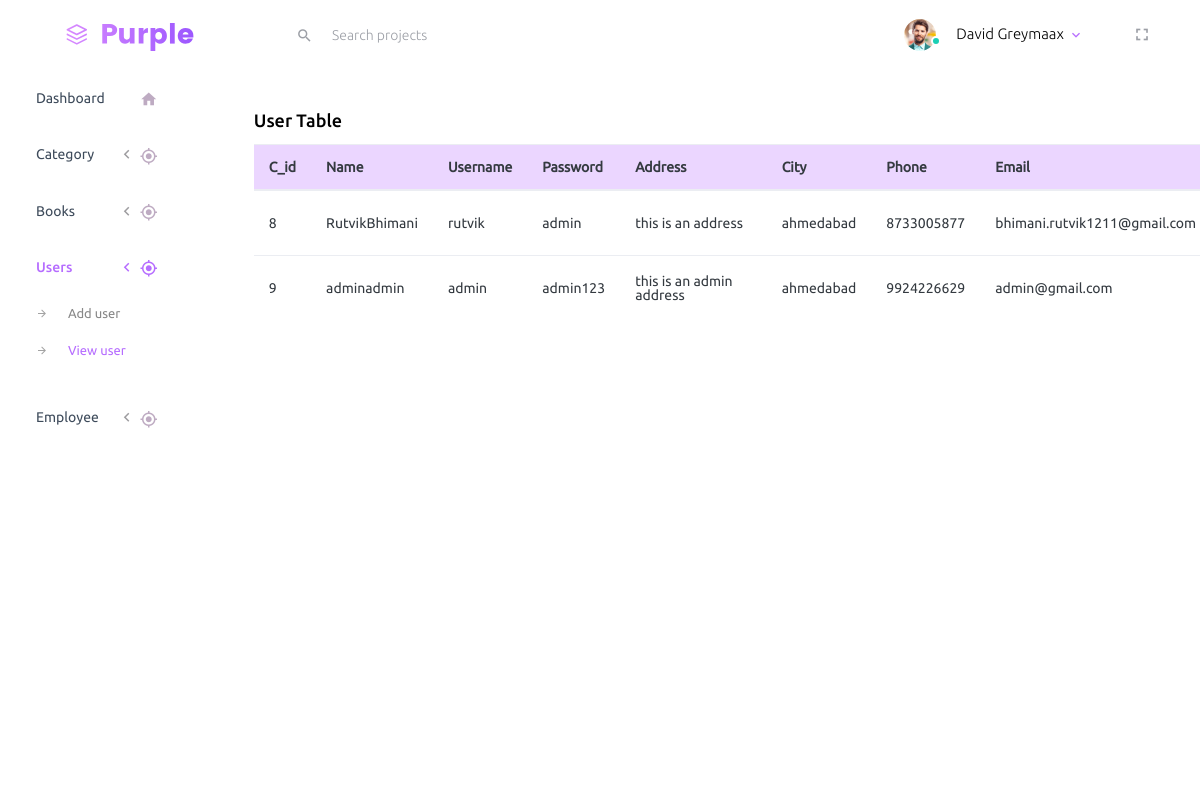
Page /admin/view_user.php (signed in) on the earlier database version.
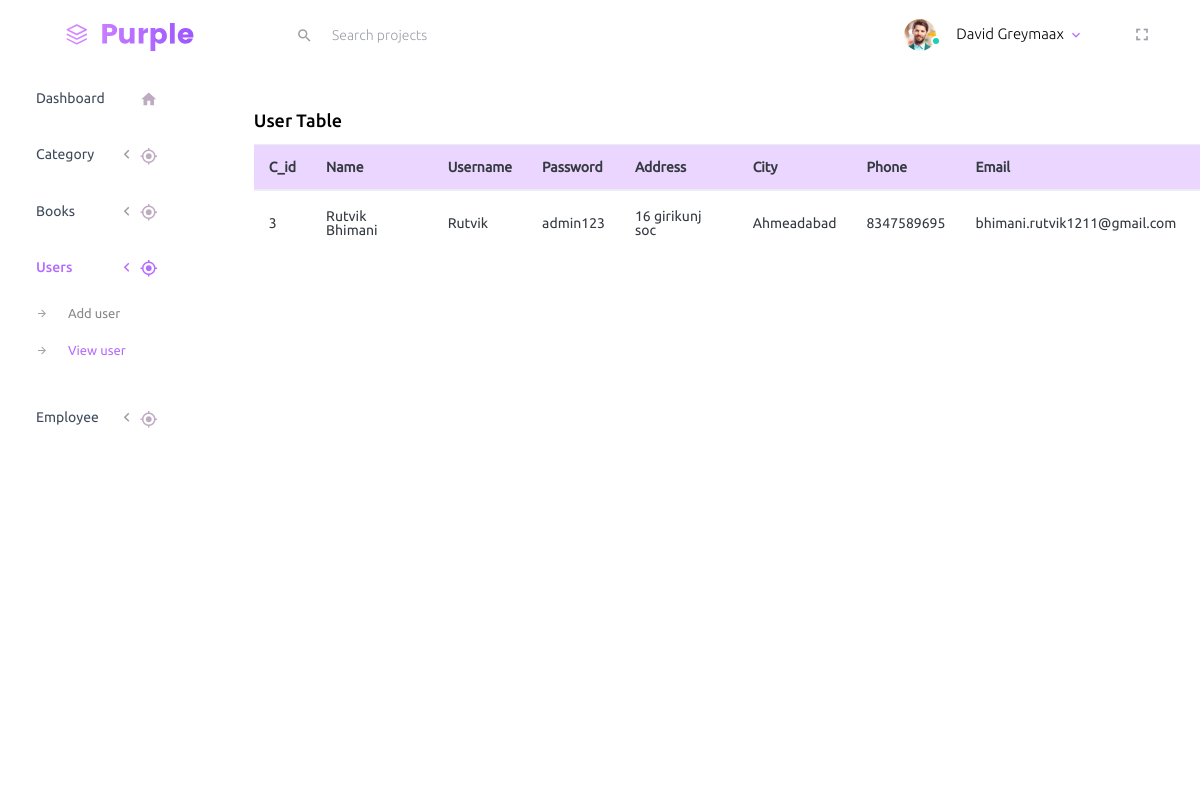
Same page on the later database version.
### tables this page shows
CREATE TABLE `customer` (
  `C_id` int(11) NOT NULL,
  `F_name` varchar(15) NOT NULL,
  `L_name` varchar(15) NOT NULL,
  `Username` varchar(40) NOT NULL,
  `Password` varchar(255) NOT NULL,
  `Address` varchar(150) NOT NULL,
  `City` varchar(15) NOT NULL,
  `State` varchar(15) NOT NULL,
  `Pincode` varchar(6) NOT NULL,
  `Phone` varchar(10) NOT NULL,
  `Email` varchar(40) DEFAULT NULL,
  `Dob` date NOT NULL
);

### admin/view_user.php (the view, shortened to what this page needs)
<?php
      include_once 'connection.php';
      if (isset($_SESSION['admin']))
      {
 ?>
<!DOCTYPE html>
<html lang="en">
<head>
  <link rel="stylesheet" href="vendors/iconfonts/mdi/css/materialdesignicons.min.css">
  <link rel="stylesheet" href="vendors/css/vendor.bundle.base.css">
  <link rel="stylesheet" href="css/style.css">
</head>
<body>
  <div class="container-scroller">
      <?php
        include("include/header.php");
      ?>
    <div class="container-fluid page-body-wrapper">
        <?php
            include("include/menu.php");
        ?>
           <div class="col-lg-12 grid-margin stretch-card">
              <div class="card" >
                <div class="card-body">
                   <h4 class="card-title">User Table</h4>
                  <table class="table table-responsive table-{color}" >
                      <tr class="table-primary">
                        <th>
                          C_id
                        </th>
                        <th>
                         Name
                        </th>
                        <th>
                          Username
                        </th>
                        <th>
                          Password
                        </th>
                        <th>
                          Address
                        </th>
                        <th>
                          City
                        </th>
                        <th>
                          Phone
                        </th>
                        <th>
                          Email
                        </th>
                        <th>
                        </th>
                      </tr>
                       <tbody>
                   <?php
                        $sql = "SELECT * FROM customer";
                        $result= mysqli_query($conn,$sql) or die("Error in query");
                        while ($row = mysqli_fetch_array($result))
                        {
                          echo "<tr class=''>";
                          echo"<td>$row[0]</td>
                                <td>$row[1]".$row[2]."</td>
                                <td>$row[3]</td>
                                <td>$row[4]</td>
                                <td>$row[5]</td>
                                <td>$row[6]</td>
                                <td>$row[9]</td>
                                <td>$row[10]</td>";
                                echo "<td><a href='edit.php?id=$row[0]'><img src='images/edit.png' style='height:20px; width:20px' >Edit | <a href='process/delete_user.php?id=$row[0]'><img src='images/delete.png' style='height:20px; width:20px'>Delete </td>";
                          echo "</tr>";
                        }
                       ?>
                        </tbody>
                  </table>
                </div>
              </div>
            </div>
    </div>
  </div>
</body>
</html>
<?php
  }
  else
  {
    header("location: login.php");
  }
 ?>

### admin/include/header.php (shortened to what this page needs)
<nav class="navbar default-layout-navbar col-lg-12 col-12 p-0 fixed-top d-flex flex-row">
  <div class="text-center navbar-brand-wrapper d-flex align-items-center justify-content-center">
    <a class="navbar-brand brand-logo" href="index.php"><img src="images/logo.svg" alt="logo"/></a>
  </div>
  <div class="navbar-menu-wrapper d-flex align-items-stretch">
    <div class="search-field d-none d-md-block">
      <form class="d-flex align-items-center h-100" action="#">
        <div class="input-group">
          <div class="input-group-prepend bg-transparent">
              <i class="input-group-text border-0 mdi mdi-magnify"></i>
          </div>
          <input type="text" class="form-control bg-transparent border-0" placeholder="Search projects">
        </div>
      </form>
    </div>
    <ul class="navbar-nav navbar-nav-right">
      <li class="nav-item nav-profile dropdown">
        <a class="nav-link dropdown-toggle" id="profileDropdown" href="#" data-toggle="dropdown" aria-expanded="false">
          <div class="nav-profile-img">
            <img src="images/faces/face1.jpg" alt="image">
            <span class="availability-status online"></span>
          </div>
          <div class="nav-profile-text">
            <p class="mb-1 text-black">David Greymaax</p>
          </div>
        </a>
      </li>
      <li class="nav-item d-none d-lg-block full-screen-link">
        <a class="nav-link">
          <i class="mdi mdi-fullscreen" id="fullscreen-button"></i>
        </a>
      </li>
    </ul>
  </div>
</nav>

### admin/include/menu.php (shortened to what this page needs)
<nav class="sidebar sidebar-offcanvas" id="sidebar">
   <ul class="nav">
     <li class="nav-item">
       <a class="nav-link" href="index.html">
         <span class="menu-title">Dashboard</span>
         <i class="mdi mdi-home menu-icon"></i>
       </a>
     </li>
     <li class="nav-item">
       <a class="nav-link" data-toggle="collapse" href="#ui-cate" aria-expanded="false" aria-controls="ui-cate">
         <span class="menu-title">Category</span>
         <i class="menu-arrow"></i>
         <i class="mdi mdi-crosshairs-gps menu-icon"></i>
       </a>
     </li>
     <li class="nav-item">
       <a class="nav-link" data-toggle="collapse" href="#ui-cate1" aria-expanded="false" aria-controls="ui-cate">
         <span class="menu-title">Books</span>
         <i class="menu-arrow"></i>
         <i class="mdi mdi-crosshairs-gps menu-icon"></i>
       </a>
     </li>
     <li class="nav-item">
       <a class="nav-link" data-toggle="collapse" href="#ui-cate2" aria-expanded="false" aria-controls="ui-cate">
         <span class="menu-title">Users</span>
         <i class="menu-arrow"></i>
         <i class="mdi mdi-crosshairs-gps menu-icon"></i>
       </a>
       <div class="collapse" id="ui-cate2">
         <ul class="nav flex-column sub-menu">
           <li class="nav-item"> <a class="nav-link" href="adduser.php">Add user</a></li>
           <li class="nav-item"> <a class="nav-link" href="view_user.php">View user</a></li>
         </ul>
       </div>
     </li>
     <li class="nav-item">
       <a class="nav-link" data-toggle="collapse" href="#ui-cate3" aria-expanded="false" aria-controls="ui-cate">
         <span class="menu-title">Employee</span>
         <i class="menu-arrow"></i>
         <i class="mdi mdi-crosshairs-gps menu-icon"></i>
       </a>
     </li>
        </ul>
 </nav>

Differences in the rows shown:
removed customer: C_id "8", F_name "Rutvik", L_name "Bhimani", Username "rutvik", Password "admin", Address "this is an address", City "ahmedabad", Phone "8733005877", Email "bhimani.rutvik1211@gmail.com"
removed customer: C_id "9", F_name "admin", L_name "admin", Username "admin", Password "admin123", Address "this is an admin address", City "ahmedabad", Phone "9924226629", Email "admin@gmail.com"
added customer: C_id "3", F_name "Rutvik", L_name "Bhimani", Username "Rutvik", Password "admin123", Address "16 girikunj soc", City "Ahmeadabad", Phone "8347589695", Email "bhimani.rutvik1211@gmail.com"
